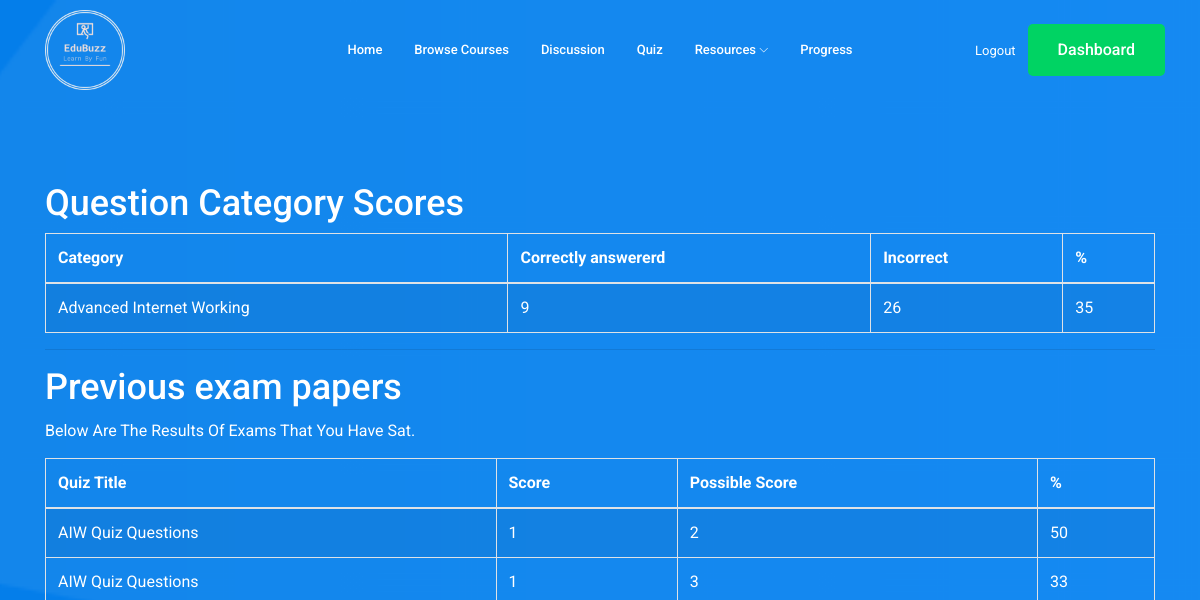
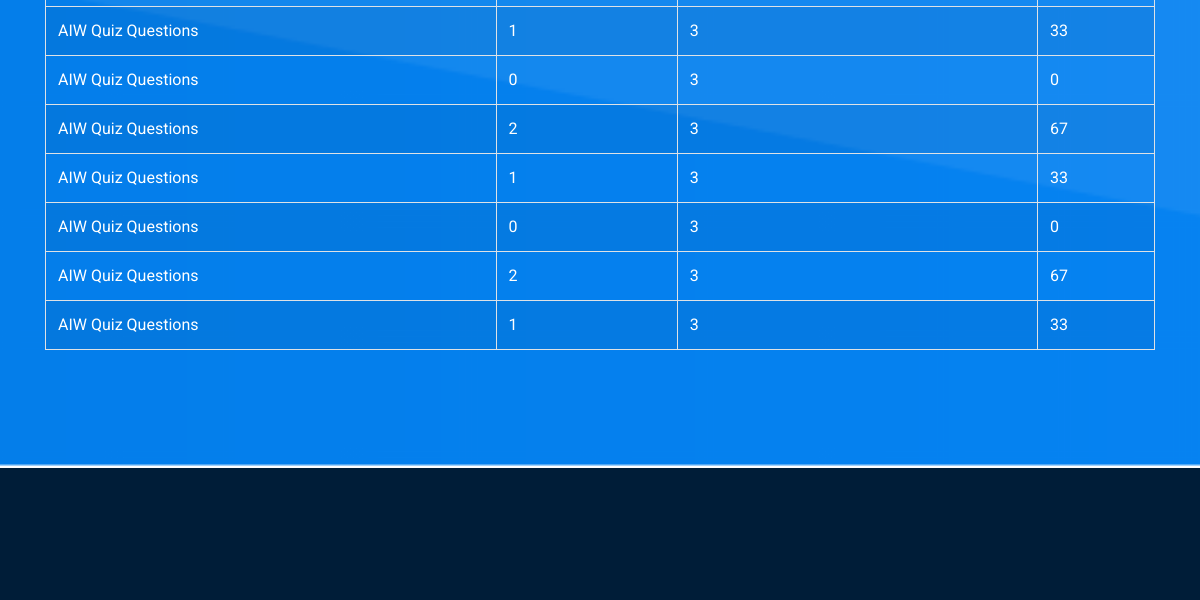
The app's page /quiz/progress/ (signed in, upper part), older data (2 pictures, top to bottom).
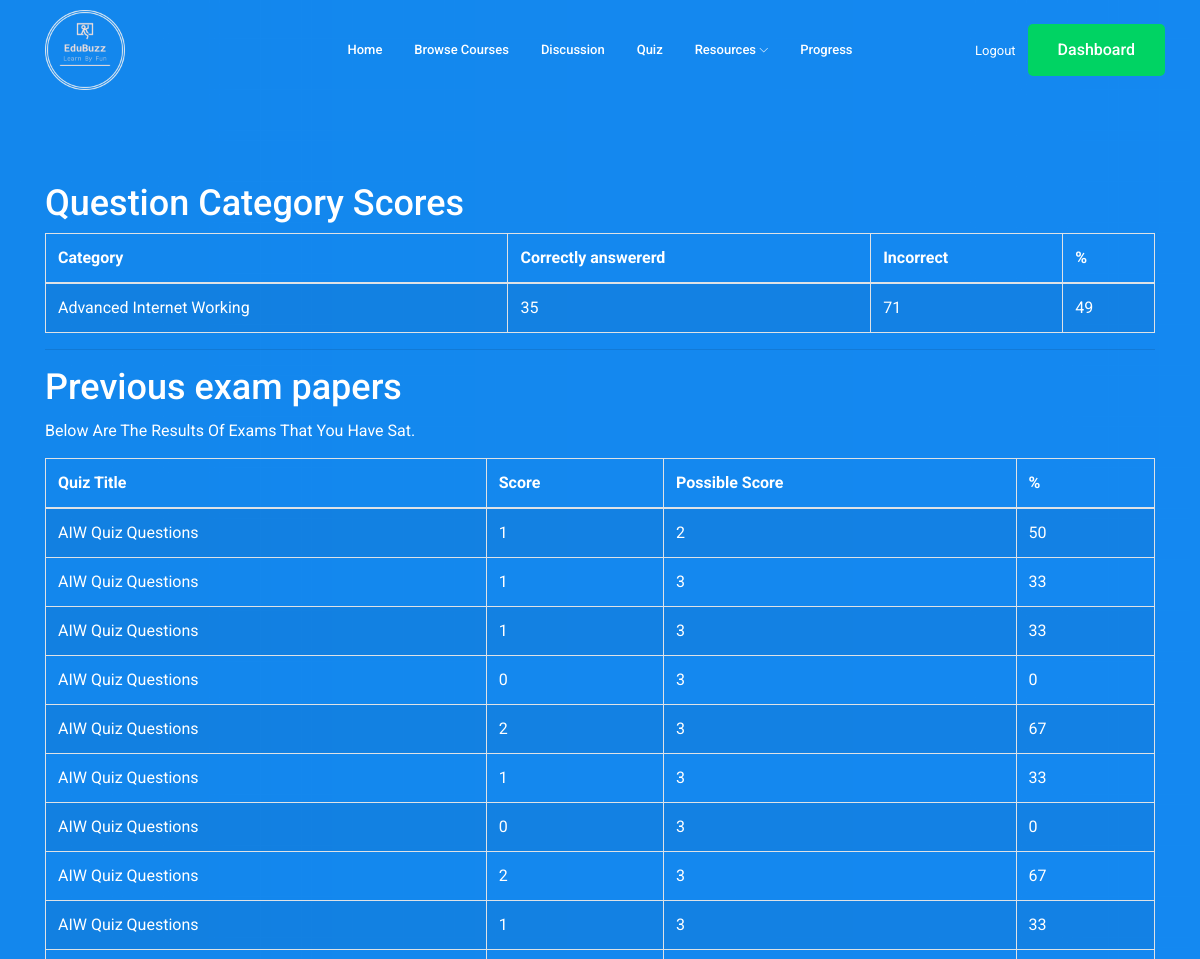
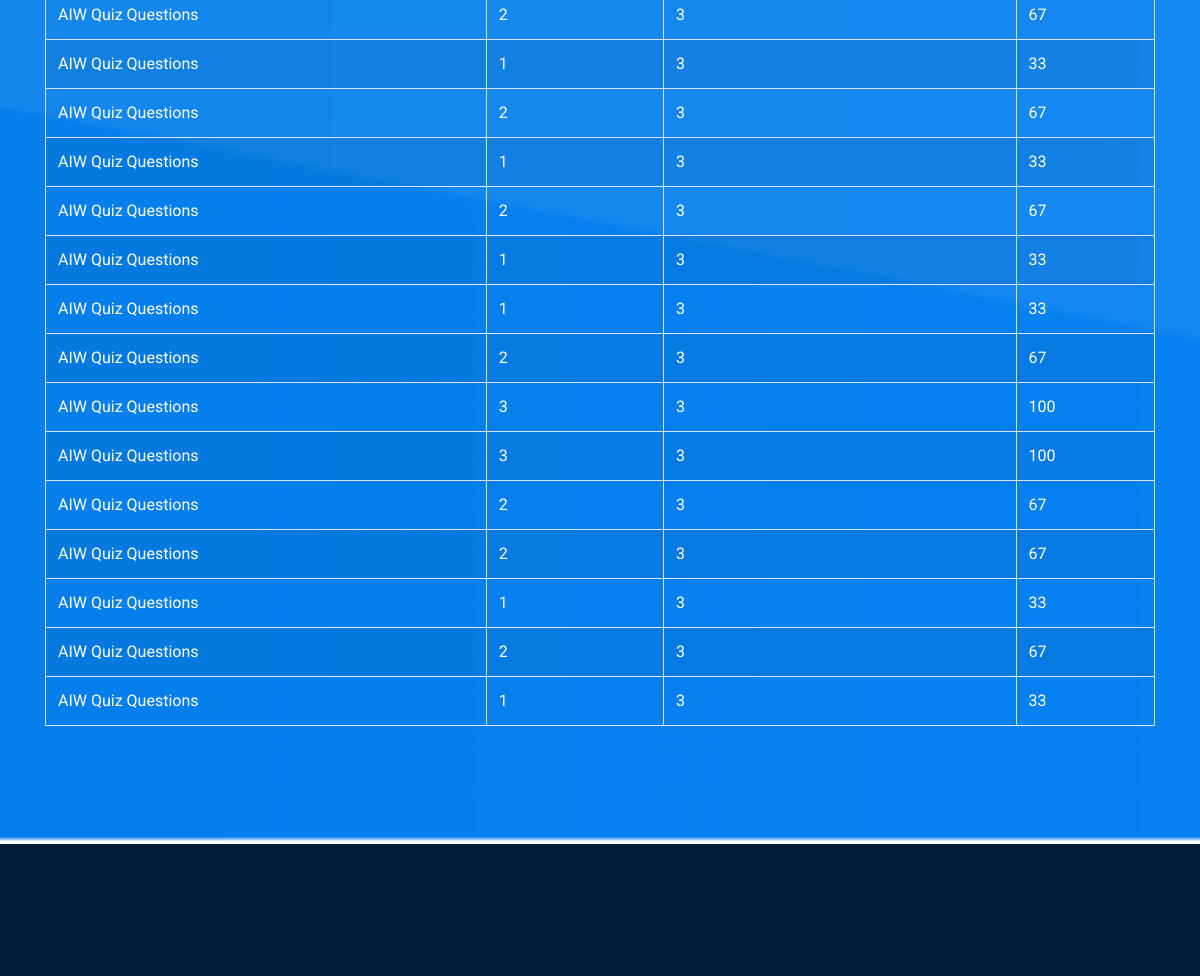
The same page, newer data (2 pictures, top to bottom).
### quiz/models.py (models this page shows, shortened)
class Category(models.Model):
    category = models.CharField(
        verbose_name=_("Category"),
        max_length=250, blank=True,
        unique=True, null=True)
    objects = CategoryManager()
    class Meta:
        verbose_name = _("Category")
        verbose_name_plural = _("Categories")

class Sitting(models.Model):
    user = models.ForeignKey(settings.AUTH_USER_MODEL, verbose_name=_("User"), on_delete=models.CASCADE)
    quiz = models.ForeignKey(Quiz, verbose_name=_("Quiz"), on_delete=models.CASCADE)
    question_order = models.CharField(validators=[validate_comma_separated_integer_list],
        max_length=1024, verbose_name=_("Question Order"))
    question_list = models.CharField(validators=[validate_comma_separated_integer_list],
        max_length=1024, verbose_name=_("Question List"))
    incorrect_questions = models.CharField(validators=[validate_comma_separated_integer_list],
        max_length=1024, blank=True, verbose_name=_("Incorrect questions"))
    current_score = models.IntegerField(verbose_name=_("Current Score"))
    complete = models.BooleanField(default=False, blank=False,
                                   verbose_name=_("Complete"))
    user_answers = models.TextField(blank=True, default='{}',
                                    verbose_name=_("User Answers"))
    start = models.DateTimeField(auto_now_add=True,
                                 verbose_name=_("Start"))
    end = models.DateTimeField(null=True, blank=True, verbose_name=_("End"))
    objects = SittingManager()
    class Meta:
        permissions = (("view_sittings", _("Can see completed exams.")),)
    def _question_ids(self):
        return [int(n) for n in self.question_order.split(',') if n]
    @property
    def get_percent_correct(self):
        dividend = float(self.current_score)
        divisor = len(self._question_ids())
        if divisor < 1:
            return 0            # prevent divide by zero error
        if dividend > divisor:
            return 100
        correct = int(round((dividend / divisor) * 100))
        if correct >= 1:
            return correct
        else:
            return 0
    @property
    def get_max_score(self):
        return len(self._question_ids())

class Quiz(models.Model):
    title = models.CharField(
        verbose_name=_("Title"),
        max_length=60, blank=False)
    description = models.TextField(
        verbose_name=_("Description"),
        blank=True, help_text=_("a description of the quiz"))
    url = models.SlugField(
        max_length=60, blank=False,
        help_text=_("a user friendly url"),
        verbose_name=_("user friendly url"))
    category = models.ForeignKey(
        Category, null=True, blank=True,
        verbose_name=_("Category"), on_delete=models.CASCADE)
    random_order = models.BooleanField(
        blank=False, default=False,
        verbose_name=_("Random Order"),
        help_text=_("Display the questions in "
                    "a random order or as they "
                    "are set?"))
    max_questions = models.PositiveIntegerField(
        blank=True, null=True, verbose_name=_("Max Questions"),
        help_text=_("Number of questions to be answered on each attempt."))
    answers_at_end = models.BooleanField(
        blank=False, default=False,
        help_text=_("Correct answer is NOT shown after question."
                    " Answers displayed at the end."),
        verbose_name=_("Answers at end"))
    exam_paper = models.BooleanField(
        blank=False, default=False,
        help_text=_("If yes, the result of each"
                    " attempt by a user will be"
                    " stored. Necessary for marking."),
        verbose_name=_("Exam Paper"))
    single_attempt = models.BooleanField(
        blank=False, default=False,
        help_text=_("If yes, only one attempt by"
                    " a user will be permitted."
                    " Non users cannot sit this exam."),
        verbose_name=_("Single Attempt"))
    pass_mark = models.SmallIntegerField(
        blank=True, default=0,
        verbose_name=_("Pass Mark"),
        help_text=_("Percentage required to pass exam."),
        validators=[MaxValueValidator(100)])
    success_text = models.TextField(
        blank=True, help_text=_("Displayed if user passes."),
        verbose_name=_("Success Text"))
    fail_text = models.TextField(
        verbose_name=_("Fail Text"),
        blank=True, help_text=_("Displayed if user fails."))
    draft = models.BooleanField(
        blank=True, default=False,
        verbose_name=_("Draft"),
        help_text=_("If yes, the quiz is not displayed"
                    " in the quiz list and can only be"
                    " taken by users who can edit"
                    " quizzes."))
    class Meta:
        verbose_name = _("Quiz")
        verbose_name_plural = _("Quizzes")

### quiz/views.py (the view)
class QuizUserProgressView(TemplateView):
    template_name = 'progress.html'
    @method_decorator(login_required)
    def dispatch(self, request, *args, **kwargs):
        return super(QuizUserProgressView, self) \
            .dispatch(request, *args, **kwargs)
    def get_context_data(self, **kwargs):
        context = super(QuizUserProgressView, self).get_context_data(**kwargs)
        progress, c = Progress.objects.get_or_create(user=self.request.user)
        context['cat_scores'] = progress.list_all_cat_scores
        context['exams'] = progress.show_exams()
        return context

### quiz/models.py (called while the page is built)
    def show_exams(self):
        return Sitting.objects.filter(user=self.user, complete=True)

### quiz/templates/progress.html (shortened to what this page needs)
{% extends "base.html" %}
{% load i18n %}
{% load quiz_tags %}
{% block content %}
<section class=" d-flex flex-column">
    <div class="bradcam_area bradcam_bg_1">
        <div class="container">
            <div class="row">
                <div class="col-xl-12">
                    <div class="bradcam_text">
                        {% if cat_scores %}
                        <h1 style="color:white">{% trans "Question Category Scores" %}</h1>
                        <table class="table table-bordered table-striped">
                            <thead>
                            <tr style="color:white">
                                <th>{% trans "Category" %}</th>
                                <th>{% trans "Correctly answererd" %}</th>
                                <th>{% trans "Incorrect" %}</th>
                                <th>%</th>
                            </tr>
                            </thead>
                            <tbody style="color:white">
                            {% for cat, value in cat_scores.items %}
                            <tr>
                                <td>{{ cat }}</td>
                                <td>{{ value.0 }}</td>
                                <td>{{ value.1 }}</td>
                                <td>{{ value.2 }}</td>
                            </tr>
                            {% endfor %}
                            </tbody>
                        </table>
                        {% endif %}
                        {% if exams %}
                        <hr>
                        <h1 style="color:white">{% trans "Previous exam papers" %}</h1>
                        <p class="lead">
                            {% trans "Below are the results of exams that you have sat." %}
                        </p>
                        <table class="table table-bordered table-striped">
                            <thead>
                            <tr style="color:white">
                                <th>{% trans "Quiz Title" %}</th>
                                <th>{% trans "Score" %}</th>
                                <th>{% trans "Possible Score" %}</th>
                                <th>%</th>
                            </tr>
                            </thead>
                            <tbody>
                            {% for exam in exams %}
                            <tr style="color:white">
                                <td>{{ exam.quiz.title }}</td>
                                <td>{{ exam.current_score }}</td>
                                <td>{{ exam.get_max_score }}</td>
                                <td>{{ exam.get_percent_correct }}</td>
                            </tr>
                            {% endfor %}
                            </tbody>
                        </table>
                        {% endif %}
                    </div>
                </div>
            </div>
        </div>
    </div>
</section>
{% endblock %}

Row changes from the older to the newer data that the page shows:
added Sitting: quiz "AIW Quiz Questions", current_score "2", get_max_score "3", get_percent_correct "67"
added Sitting: quiz "AIW Quiz Questions", current_score "1", get_max_score "3", get_percent_correct "33"
added Sitting: quiz "AIW Quiz Questions", current_score "2", get_max_score "3", get_percent_correct "67"
added Sitting: quiz "AIW Quiz Questions", current_score "1", get_max_score "3", get_percent_correct "33"
added Sitting: quiz "AIW Quiz Questions", current_score "2", get_max_score "3", get_percent_correct "67"
added Sitting: quiz "AIW Quiz Questions", current_score "1", get_max_score "3", get_percent_correct "33"
added Sitting: quiz "AIW Quiz Questions", current_score "1", get_max_score "3", get_percent_correct "33"
added Sitting: quiz "AIW Quiz Questions", current_score "2", get_max_score "3", get_percent_correct "67"
added Sitting: quiz "AIW Quiz Questions", current_score "3", get_max_score "3", get_percent_correct "100"
added Sitting: quiz "AIW Quiz Questions", current_score "3", get_max_score "3", get_percent_correct "100"
added Sitting: quiz "AIW Quiz Questions", current_score "2", get_max_score "3", get_percent_correct "67"
added Sitting: quiz "AIW Quiz Questions", current_score "2", get_max_score "3", get_percent_correct "67"
added Sitting: quiz "AIW Quiz Questions", current_score "1", get_max_score "3", get_percent_correct "33"
added Sitting: quiz "AIW Quiz Questions", current_score "2", get_max_score "3", get_percent_correct "67"
added Sitting: quiz "AIW Quiz Questions", current_score "1", get_max_score "3", get_percent_correct "33"
Text that changed along with them:
new list line: "Advanced Internet Working"
new list line: "35 71 49"
list line gone: "Advanced Internet Working"
list line gone: "9 26 35"
